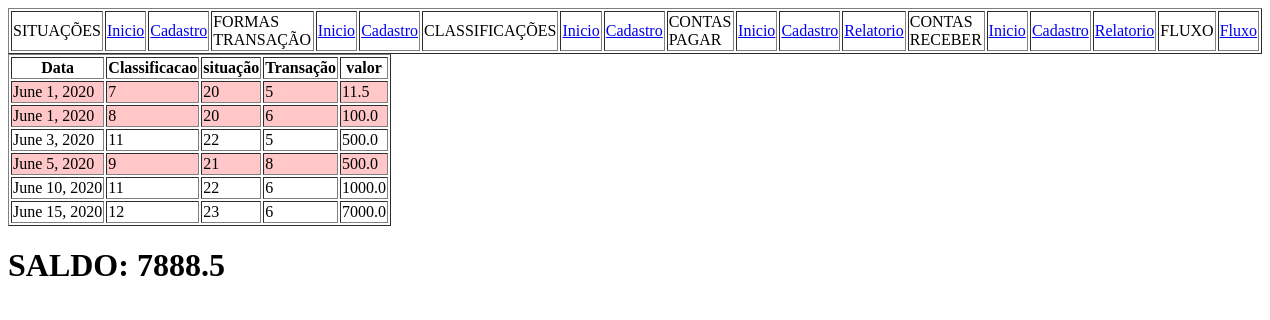
The app's page /daminhaconta/fluxo/, older data.
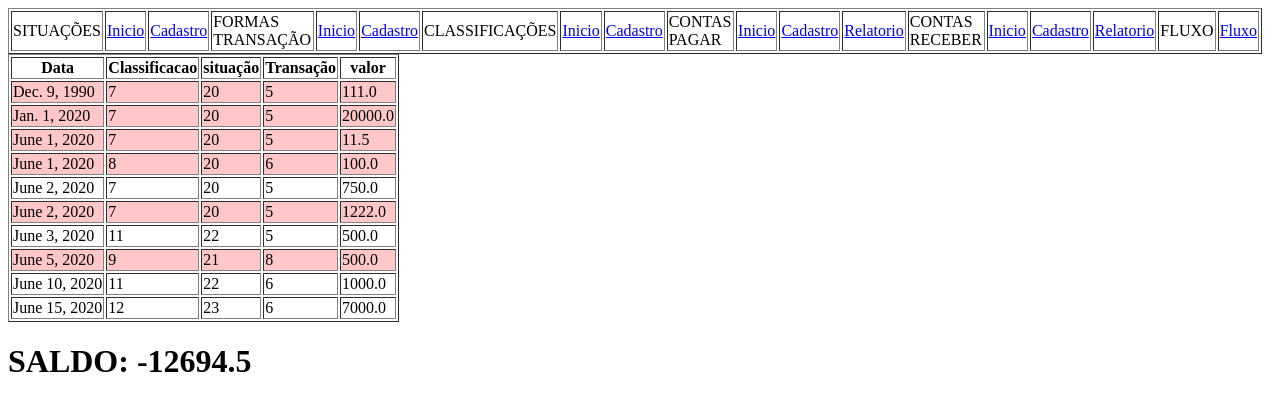
The same page, newer data.
### pagar/models.py (models this page shows)
class Pagar(models.Model):
	data_vencimento = models.DateField(null=True)
	data_pagamento = models.DateField(null=True)
	descricao = models.CharField(max_length=200)
	classificacao = models.ForeignKey(Classificacao, on_delete=models.SET_NULL, null = True)
	transacao = models.ForeignKey(Transacao, on_delete=models.SET_NULL, null = True)
	situacao = models.ForeignKey(Situacao, on_delete=models.SET_NULL, null = True)
	valor = models.FloatField(null=True, blank=True, default=None)
	tag = models.CharField(max_length=1,null=False,default='P')

### receber/models.py (models this page shows)
class Receber(models.Model):
	data_recebimento = models.DateField(null=True)
	descricao = models.CharField(max_length=200)
	classificacao = models.ForeignKey(Classificacao, on_delete=models.SET_NULL, null = True)
	transacao = models.ForeignKey(Transacao, on_delete=models.SET_NULL, null = True)
	situacao = models.ForeignKey(Situacao, on_delete=models.SET_NULL, null = True)
	valor = models.FloatField(null=True, blank=True, default=None)
	tag = models.CharField(max_length=1,null=False,default='R')

### fluxo/views.py (the view)
# urls.py: path('fluxo/', views.read),
def read(request):
    rel = dict()
    p = Pagar.objects.all().values('data_pagamento','classificacao','situacao','transacao','valor','tag')
    r = Receber.objects.all().values('data_recebimento','classificacao','situacao','transacao','valor','tag')
    pare = p.union(r)
    for pr in pare:
        if pr['tag'] == 'P':
            rel['saldo_total'] = 0
            rel[pr['classificacao']] = 0
            rel[pr['situacao']] = 0
            rel[pr['transacao']] = 0
    for pr in pare:
        if pr['tag'] == 'P':
            rel['saldo_total'] -= pr['valor']
        else:
            rel['saldo_total'] += pr['valor']
    template = loader.get_template('fluxo/fluxo.html')
    context ={
        'contas':pare,
        'calculos':rel,
    }
    return HttpResponse(template.render(context,request))

### fluxo/templates/fluxo/fluxo.html
<table border='1'>
    <tr>
        <td>SITUAÇÕES</td>
        <td>
            <a href="/daminhaconta/situacao/">Inicio</a>
        </td>
        <td>
            <a href="/daminhaconta/situacao/cadastro/">Cadastro</a>
        </td>
        <td>FORMAS TRANSAÇÃO</td>
        <td>
            <a href="/daminhaconta/transacao/">Inicio</a>
        </td>
        <td>
            <a href="/daminhaconta/transacao/cadastro/">Cadastro</a>
        </td>
        <td>CLASSIFICAÇÕES</td>
        <td>
            <a href="/daminhaconta/classificacao/">Inicio</a>
        </td>
        <td>
            <a href="/daminhaconta/classificacao/cadastro/">Cadastro</a>
        </td>
        <td>CONTAS PAGAR</td>
        <td>
            <a href="/daminhaconta/pagar/">Inicio</a>
        </td>
        <td>
            <a href="/daminhaconta/pagar/cadastro/">Cadastro</a>
        </td>
        <td>
            <a href="/daminhaconta/pagar/relatorio/">Relatorio</a>
        </td>
        <td>CONTAS RECEBER</td>
        <td>
            <a href="/daminhaconta/receber/">Inicio</a>
        </td>
        <td>
            <a href="/daminhaconta/receber/cadastro/">Cadastro</a>
        </td>
        <td>
            <a href="/daminhaconta/receber/relatorio/">Relatorio</a>
        </td>
        <td>FLUXO</td>
        <td>
            <a href="/daminhaconta/fluxo/">Fluxo</a>
        </td>
    </tr>
</table>
<table border='1'>
    <thead>
        <tr>
            <th>Data</th>
            <th>Classificacao</th>
            <th>situação</th>
            <th>Transação</th>
            <th>valor</th>
        </tr>
    </thead>
    <tbody>
    {%for c in contas%}
        {%if c.tag == "P" %}
        <tr style="background-color: rgb(255, 199, 199);">
            <td>{{c.data_pagamento}}</td>
            <td>{{c.classificacao}}</td>
            <td>{{c.situacao}}</td>
            <td>{{c.transacao}}</td>
            <td>{{c.valor}}</td>
        </tr>
        {%else%}
        <tr>
            <td>{{c.data_pagamento}}</td>
            <td>{{c.classificacao}}</td>
            <td>{{c.situacao}}</td>
            <td>{{c.transacao}}</td>
            <td>{{c.valor}}</td>
        </tr>
        {%endif%}
    {%endfor%}
    </tbody>
</table>
<h1>SALDO: {{calculos.saldo_total}}</h1>

Row changes from the older to the newer data that the page shows:
added Pagar: data_pagamento "Dec. 9, 1990", classificacao "7", situacao "20", transacao "5", valor "111.0"
added Pagar: data_pagamento "Jan. 1, 2020", classificacao "7", situacao "20", transacao "5", valor "20000.0"
added Receber: data_pagamento "June 2, 2020", classificacao "7", situacao "20", transacao "5", valor "750.0"
added Pagar: data_pagamento "June 2, 2020", classificacao "7", situacao "20", transacao "5", valor "1222.0"
Text that changed along with them:
{{ calculos.saldo_total }}: "7888.5" → "-12694.5"
